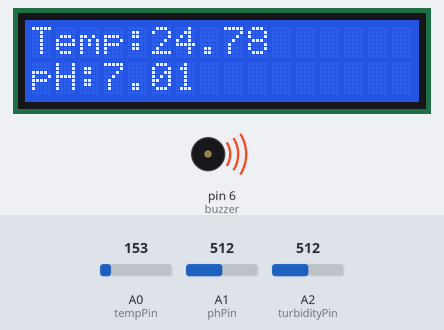
Recording of a sketch running on a simulated Arduino Uno, built with avr-gcc and run on an emulated ATmega328P. On the bench: 16×2 character LCD, buzzer (waves = sounding, pin HIGH). Inputs (shaded band) come from the test bench; at power-on: A2 (turbidityPin) = 512, A0 (tempPin) = 153, A1 (phPin) = 512. What the sketch prints to the serial monitor is not drawn.

Above: at 1.2 s.
1.3 s: A2 (turbidityPin) set to 588
At 7.9 s:
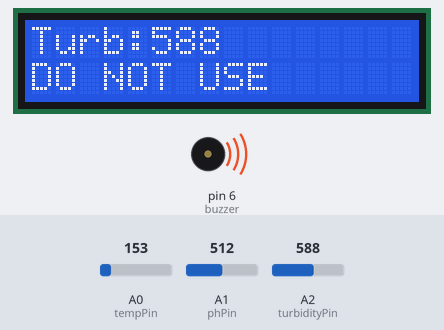
12.1 s: A2 (turbidityPin) set to 607
At 22.7 s:
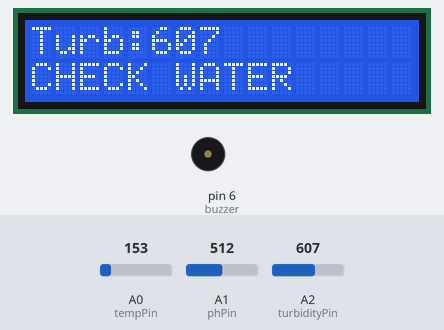
22.9 s: A2 (turbidityPin) set to 785
At 28.6 s:
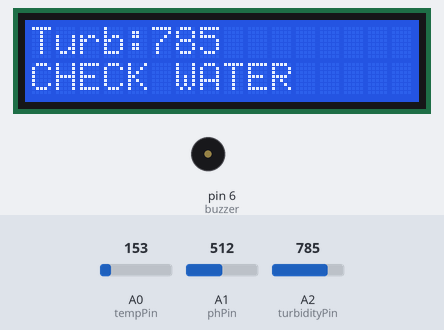
31.6 s: A2 (turbidityPin) set to 807
At 42.3 s:
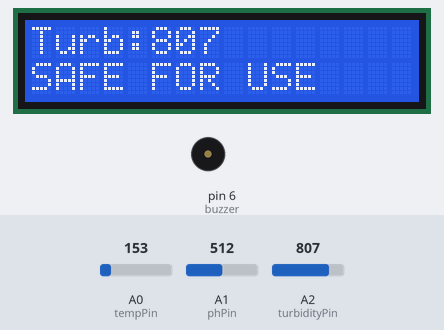
42.4 s: A0 (tempPin) set to 165
At 46.3 s:
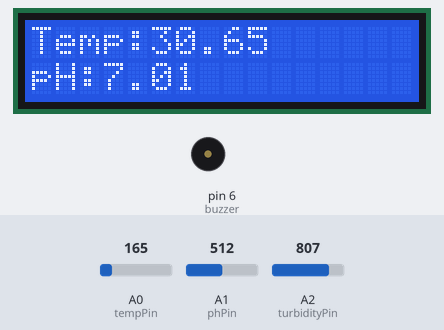
48.6 s: A1 (phPin) set to 684
At 50.6 s:
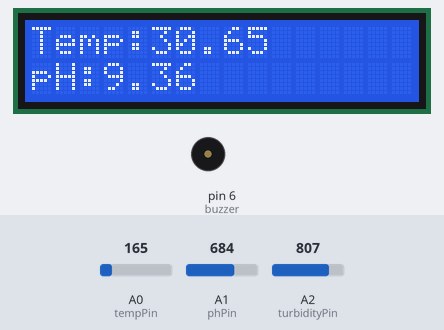
54.6 s: A1 (phPin) set to 706
Timing chart, 0 to 57.6 s (numbered marks = the images above; inputs shaded):
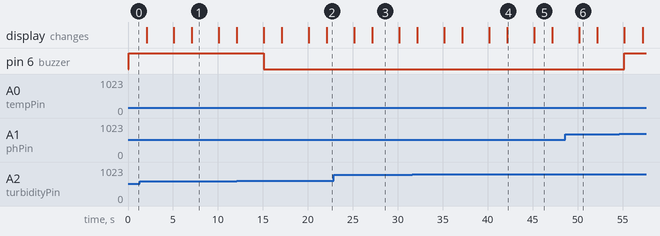

The sketch:

main.ino
```cpp
#include <LiquidCrystal.h>

// LCD pins: RS, E, D4, D5, D6, D7
LiquidCrystal lcd(7, 8, 9, 10, 11, 12);

// Sensor pins
int tempPin = A0;
int phPin = A1;
int turbidityPin = A2;

// Buzzer pin
int buzzer = 6;

void setup() {
  lcd.begin(16, 2);
  Serial.begin(9600);
  pinMode(buzzer, OUTPUT);
}

void loop() {

  // 🌡️ Temperature
  int tempValue = analogRead(tempPin);
  float voltage = tempValue * (5.0 / 1023.0);
  float temperature = (voltage - 0.5) * 100;

  // ⚗️ pH (simulated)
  int phValue = analogRead(phPin);
  float ph = (phValue * 14.0) / 1023.0;

  // 💧 Turbidity
  int turbidity = analogRead(turbidityPin);

  // 🔍 Status Logic (SAFE / WARNING / UNSAFE)
  String status;

  // 🔴 UNSAFE
  if (temperature < 15 || temperature > 40 ||
      ph < 5.5 || ph > 9.5 ||
      turbidity < 600) {

    status = "UNSAFE";
  }

  // 🟡 WARNING
  else if ((temperature >= 15 && temperature < 20) || (temperature > 35 && temperature <= 40) ||
           (ph >= 5.5 && ph < 6.5) || (ph > 8.5 && ph <= 9.5) ||
           (turbidity >= 600 && turbidity < 800)) {

    status = "WARNING";
  }

  // 🟢 SAFE
  else {
    status = "SAFE";
  }

  // 🚨 Buzzer (only for UNSAFE)
  if (status == "UNSAFE") {
    digitalWrite(buzzer, HIGH);
  } else {
    digitalWrite(buzzer, LOW);
  }

  // 📺 LCD Display - Screen 1 (Temp + pH)
  lcd.clear();
  lcd.setCursor(0, 0);
  lcd.print("Temp:");
  lcd.print(temperature);

  lcd.setCursor(0, 1);
  lcd.print("pH:");
  lcd.print(ph);

  delay(2000);

  // 📺 LCD Display - Screen 2 (Turbidity + Message)
  lcd.clear();

  // Line 1 → Turbidity value
  lcd.setCursor(0, 0);
  lcd.print("Turb:");
  lcd.print(turbidity);

  // Line 2 → Message
  lcd.setCursor(0, 1);

  if (status == "SAFE") {
    lcd.print("SAFE FOR USE ");
  }
  else if (status == "WARNING") {
    lcd.print("CHECK WATER  ");
  }
  else {
    lcd.print("DO NOT USE   ");
  }

  delay(2000);

  // 🖥️ Serial Monitor
  Serial.print("Temp: ");
  Serial.print(temperature);
  Serial.print(" C | pH: ");
  Serial.print(ph);
  Serial.print(" | Turbidity: ");
  Serial.print(turbidity);

  Serial.print(" | Status: ");
  Serial.println(status);

  delay(1000);
}
```

Measured:
- the behaviour switches between 599 and 600 on A2 (turbidityPin) (found by bisection; images 1 and 2)
- the behaviour switches between 799 and 800 on A2 (turbidityPin) (found by bisection; images 3 and 4)
- after the input at 1.3 s, the display: first differs from a run without the input after 5.8 s (image 1)
- after the input at 12.1 s, pin 6 (buzzer): HIGH → LOW after 3.0 s; the display: first differs from a run without the input after 5.0 s (image 2)
- after the input at 22.9 s, the display: first differs from a run without the input after 4.2 s (image 3)
- after the input at 31.6 s, the display: first differs from a run without the input after 5.6 s (image 4)
- after the input at 42.4 s, the display: changes after 2.8 s (image 5)
- after the input at 48.6 s, the display: changes after 1.6 s (image 6)
- after the input at 54.6 s, pin 6 (buzzer): LOW → HIGH after 0.60 s
